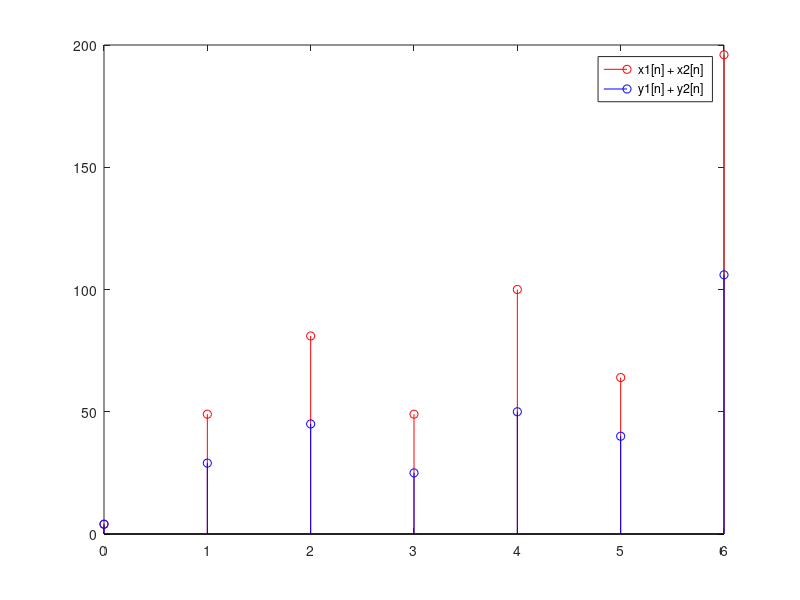

Write MATLAB code to recreate this figure.
clc
clear all
close all

%Checking Linearity%
n = 0:1:6;

x1 = [0 2 3 4 5 6 9];  %Discrete signal x1[n];
x2 = [2 5 6 3 5 2 5];  %Discrete signal x2[n];

y1 = x1.^2;
y2 = x2.^2;

x3 = x1 + x2;
y3 = x3.^2;
ycheck = y1 + y2;

stem(n,y3 , 'r'); hold on;
stem(n,ycheck,'b');
legend('x1[n] + x2[n]','y1[n] + y2[n]');

